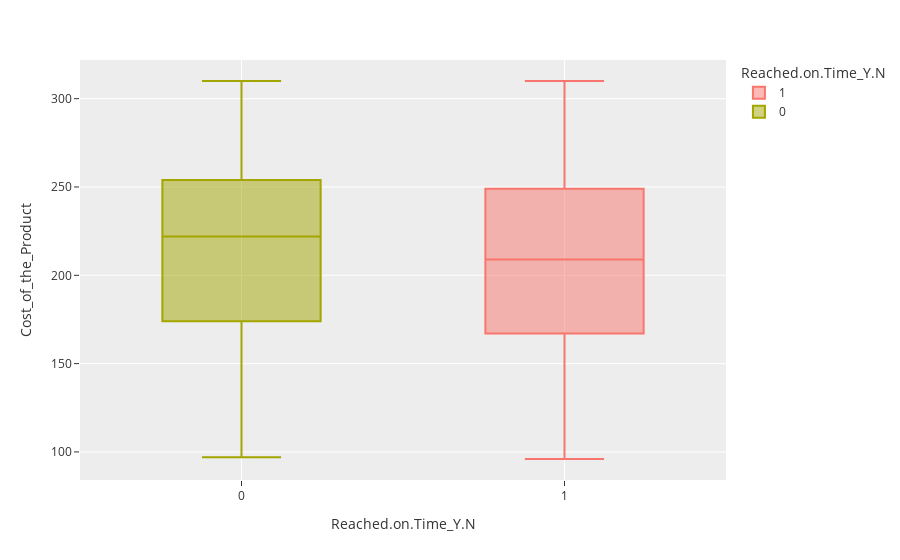

Source (notebook cell):
### Markdown cell above
Nilai harga produk berkisar dari sekitar 0 hingga 300, menunjukkan variasi harga produk yang cukup luas dalam dataset.

### Code cell
px.box(data , x = 'Reached.on.Time_Y.N', y = 'Cost_of_the_Product', 
       color = 'Reached.on.Time_Y.N', template = 'ggplot2')

### Figure 1 — Plotly figure (JSON) as saved in the notebook; plotly's stock layout.template omitted (floating-point values rounded to 4 significant figures; data arrays with more than 128 entries replaced by an {"elided": "..."} marker saying what was removed)
{"data": [{"alignmentgroup": "True", "hovertemplate": "Reached.on.Time_Y.N=%{x}<br>Cost_of_the_Product=%{y}<extra></extra>", "legendgroup": "1", "marker": {"color": "#F8766D"}, "name": "1", "notched": false, "offsetgroup": "1", "orientation": "v", "showlegend": true, "type": "box", "x": {"elided": "6563 int values"}, "x0": " ", "xaxis": "x", "y": {"elided": "6563 int values"}, "y0": " ", "yaxis": "y"}, {"alignmentgroup": "True", "hovertemplate": "Reached.on.Time_Y.N=%{x}<br>Cost_of_the_Product=%{y}<extra></extra>", "legendgroup": "0", "marker": {"color": "#A3A500"}, "name": "0", "notched": false, "offsetgroup": "0", "orientation": "v", "showlegend": true, "type": "box", "x": {"elided": "4436 int values"}, "x0": " ", "xaxis": "x", "y": {"elided": "4436 int values"}, "y0": " ", "yaxis": "y"}], "layout": {"boxmode": "overlay", "legend": {"title": {"text": "Reached.on.Time_Y.N"}, "tracegroupgap": 0}, "margin": {"t": 60}, "xaxis": {"anchor": "y", "categoryarray": [1, 0], "categoryorder": "array", "domain": [0, 1], "title": {"text": "Reached.on.Time_Y.N"}}, "yaxis": {"anchor": "x", "domain": [0, 1], "title": {"text": "Cost_of_the_Product"}}}}
